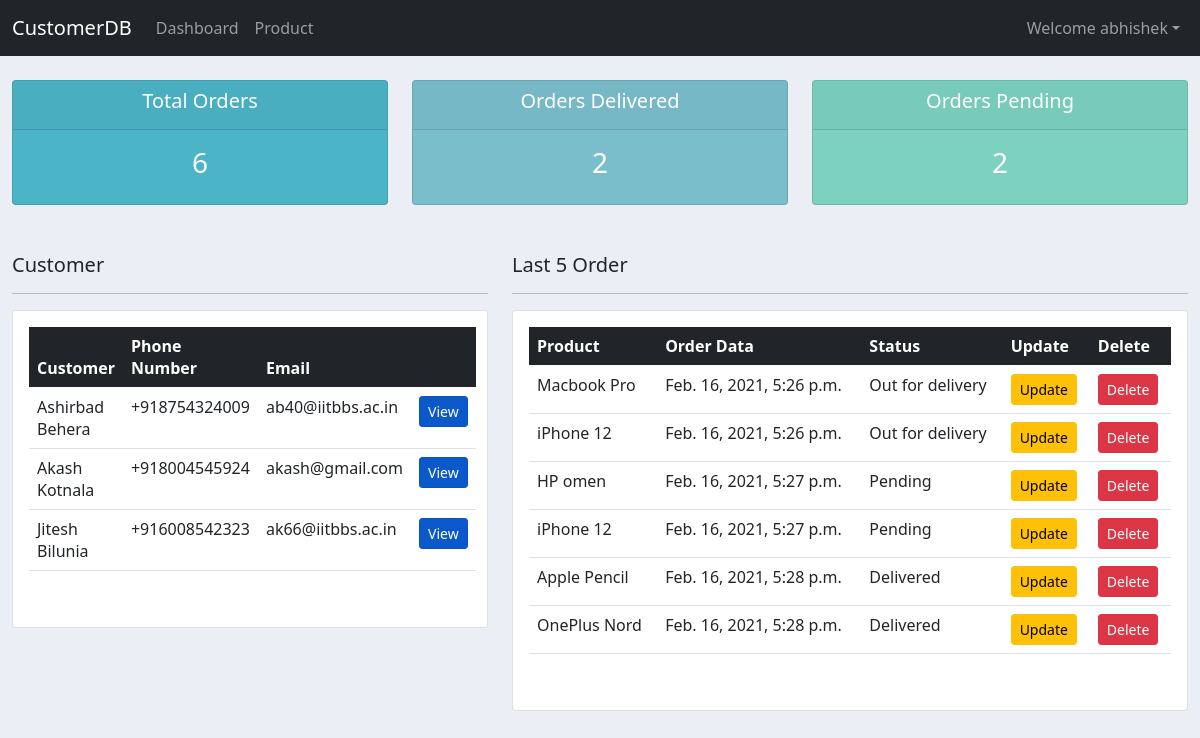
The app's page / (signed in) with its own data.
### account/models.py (models this page shows, shortened)
class Customer(models.Model):
    user = models.OneToOneField(User, null=True, blank=True, on_delete=models.CASCADE)
    name = models.CharField(max_length=200,null=True)
    phone = models.CharField(max_length=13, null=True)
    email = models.CharField(max_length=200, null=True)
    profile_pic = models.ImageField(default="userimg.png", null=True, blank=True)
    timeStamp = models.DateTimeField(auto_now_add=True, null=True)

class Order(models.Model):
    STATUS = (
        ('Pending', 'Pending'),
        ('Out for delivery', 'Out for delivery'),
        ('Delivered', 'Delivered'),
    )
    customer = models.ForeignKey(Customer, null=True, on_delete = models.SET_NULL)
    product = models.ForeignKey(Product, null=True, on_delete = models.SET_NULL)
    date_created = models.DateTimeField(auto_now_add=True, null=True)
    status = models.CharField(max_length=200, null=True, choices=STATUS)
    note = models.CharField(max_length=200, null=True)

class Product(models.Model):
    name = models.CharField(max_length=200,null=True)
    price = models.FloatField(null=True)
    description = models.CharField(max_length=500,null=True)
    timeStamp = models.DateTimeField(auto_now_add=True, null=True)
    tags = models.ManyToManyField(Tag)

### account/decorators.py (the view)
	def wrapper_function(request, *args, **kwargs):
		group = None
		if request.user.groups.exists():
			group = request.user.groups.all()[0].name
		if group == 'customer':
			return redirect('user')
		if group == 'admin':
			return view_func(request, *args, **kwargs)

### account/views.py (called while the page is built)
@login_required(login_url='login')
@admin_only
def dashboard(request):
    customers = Customer.objects.all()
    orders = Order.objects.all()
    total_order = orders.count()
    pending_order = orders.filter(status="Pending").count()
    delivered_order = orders.filter(status="Delivered").count()
    parms = {'customers': customers, 'orders': orders, 'total_order': total_order, 'pending_order': pending_order, 'delivered_order': delivered_order}
    return render(request, 'account/dashboard.html', parms)

### account/templates/account/dashboard.html
{% extends 'account/basic.html' %}
{% block body %}
<div class="container-fluid">
	<br>
	<div class="row">
		<div class="col-md mb-2">
			<div class="card text-center text-white  mb-3" id="total-orders">
				<div class="card-header">
					<h5 class="card-title">Total Orders</h5>
				</div>
				<div class="card-body">
					<h3 class="card-title">{{total_order}}</h3>
				</div>
			</div>
		</div>
		<div class="col-md mb-2">
			<div class="card text-center text-white  mb-3" id="orders-delivered">
				<div class="card-header">
					<h5 class="card-title">Orders Delivered</h5>
				</div>
				<div class="card-body">
					<h3 class="card-title">{{delivered_order}}</h3>
				</div>
			</div>
		</div>
		<div class="col-md mb-2">
			<div class="card text-center text-white  mb-3" id="orders-pending">
				<div class="card-header">
					<h5 class="card-title">Orders Pending</h5>
				</div>
				<div class="card-body">
					<h3 class="card-title">{{pending_order}}</h3>
				</div>
			</div>
		</div>
	</div>
	<br>
	<div class="row">
		<div class="col-md-5 mb-2">
			<h5>Customer</h5>
			<hr>
			<div class="card card-body" id="folder">
				<table class="table">
					<thead class="table-dark">
						<tr>
							<th>Customer</th>
							<th>Phone Number</th>
							<th>Email</th>
							<th></th>
						</tr>
					</thead>
					<tbody>
						{% for customer in customers %}
						<tr>
							<td>{{customer.name}}</td>
							<td>{{customer.phone}}</td>
							<td>{{customer.email}}</td>
							<td><a class="btn btn-sm btn-primary active" href="{% url 'customer' customer.id%}">View</a></td>
						</tr>
						{% endfor %}
					</tbody>
				</table>
				<div>
					<br>
				</div>
			</div>
		</div>
		<div class="col-md-7 mb-2">
			<h5>Last 5 Order</h5>
			<hr>
			<div class="card card-body" id="folder">
				<table class="table">
					<thead class="table-dark">
						<tr>
							<th>Product</th>
							<th>Order Data</th>
							<th>Status</th>
							<th>Update</th>
							<th>Delete</th>
						</tr>
					</thead>
					<tbody>
						{% for order in orders %}
						<tr>
							<td>{{order.product.name}}</td>
							<td>{{order.date_created}}</td>
							<td>{{order.status}}</td>
							<td><a href="{% url 'update_order' order.id %}" class="btn btn-sm btn-warning">Update</a></td>
							<td><a href="{% url 'delete_order' order.id %}" class="btn btn-sm btn-danger">Delete</a></td>
						</tr>
						{% endfor %}
					</tbody>
				</table>
				<div>
					<br>
				</div>
			</div>
		</div>
	</div>
	<br>
</div>
{% endblock %}

### account/templates/account/basic.html (shortened to what this page needs)
{% load static %}
<html lang="en">
<head>
    <link href="https://cdn.jsdelivr.net/npm/bootstrap@5.0.0-beta1/dist/css/bootstrap.min.css" rel="stylesheet"
>
    <link rel="stylesheet" href="{% static 'css/main.css' %}">
</head>
<body>
    {% include 'account/navbar.html' %}
    {% block body %}
    {% endblock body %}
</body>
</html>

### account/templates/account/navbar.html (shortened to what this page needs)
<nav class="navbar navbar-expand-lg navbar-dark bg-dark">
    <div class="container-fluid">
        <a class="navbar-brand" href="{% url 'dashboard' %}">CustomerDB</a>
        <div class="collapse navbar-collapse" id="navbarNav">
            {% if request.user.is_staff %}
            <ul class="navbar-nav me-auto mb-2 mb-lg-0">
                <li class="nav-item">
                    <a class="nav-link" href="{% url 'dashboard' %}">Dashboard</a>
                </li>
                <li class="nav-item">
                    <a class="nav-link" href="{% url 'product' %}">Product</a>
                </li>
            </ul>
            {% else %}
            <ul class="navbar-nav me-auto mb-2 mb-lg-0">
                <li class="nav-item">
                    <a class="nav-link" href="{% url 'account' %}">Settings</a>
                </li>
            </ul>
            {% endif %}
            <ul class="navbar-nav">
                <li class="nav-item dropdown">
                    <a class="nav-link dropdown-toggle" href="#" id="navbarDropdown" role="button" data-bs-toggle="dropdown" aria-expanded="false">Welcome {{request.user}}</a>
                </li>
            </ul>
        </div>
    </div>
</nav>

### static/css/main.css (style rules this page uses)
body { background-color: #ebeff5; }
#total-orders { background-color: #4cb4c7; }
#orders-delivered { background-color: #7abecc; }
#orders-pending { background-color: #7CD1C0; }
#folder { overflow: auto; }

### records on screen
Customer: name "Ashirbad Behera", phone "+918754324009", email "ab40@iitbbs.ac.in"
Customer: name "Akash Kotnala", phone "+918004545924", email "akash@gmail.com"
Customer: name "Jitesh Bilunia", phone "+916008542323", email "ak66@iitbbs.ac.in"
Order: product.name "Macbook Pro", date_created "Feb. 16, 2021, 5:26 p.m.", status "Out for delivery"
Order: product.name "iPhone 12", date_created "Feb. 16, 2021, 5:26 p.m.", status "Out for delivery"
Order: product.name "HP omen", date_created "Feb. 16, 2021, 5:27 p.m.", status "Pending"
Order: product.name "iPhone 12", date_created "Feb. 16, 2021, 5:27 p.m.", status "Pending"
Order: product.name "Apple Pencil", date_created "Feb. 16, 2021, 5:28 p.m.", status "Delivered"
Order: product.name "OnePlus Nord", date_created "Feb. 16, 2021, 5:28 p.m.", status "Delivered"

### other values on screen
{{ request.user }} "abhishek"
{{ total_order }} "6"
{{ delivered_order }} "2"
{{ pending_order }} "2"
